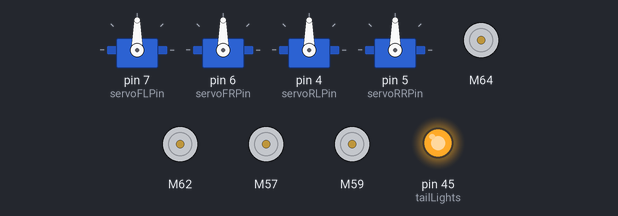
Bench run of a sketch on a simulated Arduino Mega 2560, built with avr-gcc and run on an emulated ATmega2560. Parts: 4 × servo, 4 × DC motor (green arrow = forward, orange = backward, longer = faster), output pins drawn as LEDs (lit = HIGH).

Above: at 0.05 s.
At 17.9 s:
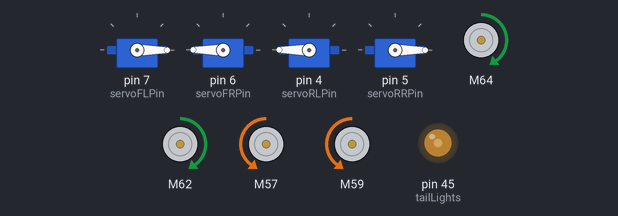
At 26.75 s:
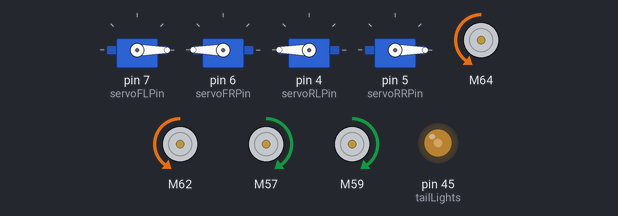
At 31.7 s:
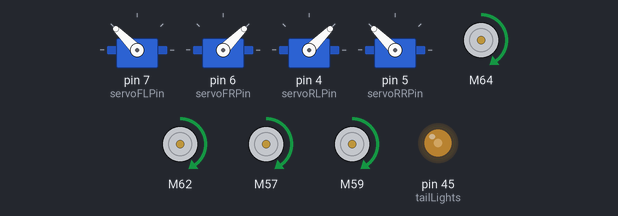
At 36.65 s:
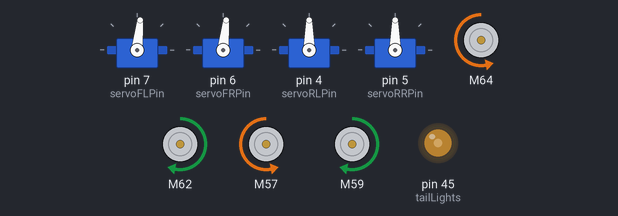
Timing chart, 0 to 47.8 s (numbered marks = the images above):
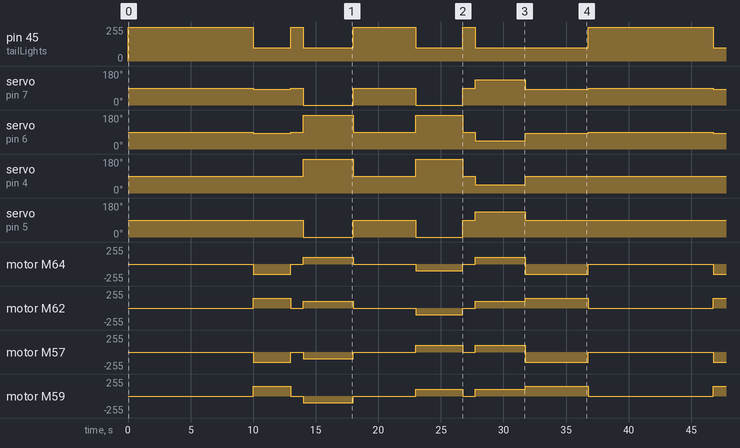

The sketch:

ParallelParking.ino
```cpp
#include <SparkFun_TB6612.h>
#include <Servo.h>

#define FAIN1 A10
#define FBIN1 A8
#define FAIN2 A11
#define FBIN2 A7
#define FPWMA 10
#define FPWMB 11
#define FSTBY A9

#define RAIN1 A5
#define RBIN1 A3
#define RAIN2 A6
#define RBIN2 A2
#define RPWMA 8
#define RPWMB 9
#define RSTBY A4

const int FOffsetA = -1; // Direction offset for A channel
const int FOffsetB = 1; // Direction offset for B channel
const int ROffsetA = 1; // Direction offset for A channel
const int ROffsetB = -1; // Direction offset for B channel
Motor motorFL = Motor(FAIN1, FAIN2, FPWMA, FOffsetA, FSTBY);
Motor motorFR = Motor(FBIN1, FBIN2, FPWMB, FOffsetB, FSTBY);
Motor motorRL = Motor(RBIN1, RBIN2, RPWMB, ROffsetB, RSTBY);
Motor motorRR = Motor(RAIN1, RAIN2, RPWMA, ROffsetA, RSTBY);

int speedValue = 150;

int servoFLPin = 7;
int servoFRPin = 6;
int servoRLPin = 4;
int servoRRPin = 5;

Servo servoFL;
Servo servoFR;
Servo servoRL;
Servo servoRR;

int zeroSteerFL = 90; // Calibrated zero-steer angle
int zeroSteerFR = 90; // Calibrated zero-steer angle
int zeroSteerRL = 90; // Calibrated zero-steer angle
int zeroSteerRR = 90; // Calibrated zero-steer angle

int tailLights = 45;
int headLightsLB = 35;
int headLightsHB = 37;
int reverseIndicators = 43;
int leftIndicators = 39;
int rightIndicators = 41;

void setup()
{
  Serial.begin(115200); // Initialize the serial port
  servoFL.write(zeroSteerFL); // Initialize servo on power-up to zero-steer angle
  servoFR.write(zeroSteerFR); // Initialize servo on power-up to zero-steer angle
  servoRL.write(zeroSteerRL); // Initialize servo on power-up to zero-steer angle
  servoRR.write(zeroSteerRR); // Initialize servo on power-up to zero-steer angle
  servoFL.attach(servoFLPin); // Initialize the steering actuator
  servoFR.attach(servoFRPin); // Initialize the steering actuator
  servoRL.attach(servoRLPin); // Initialize the steering actuator
  servoRR.attach(servoRRPin); // Initialize the steering actuator
}

void loop()
{
  // Initialize
  brake(motorFL, motorFR);
  brake(motorRL, motorRR);
  servoFL.write(zeroSteerFL);
  servoFR.write(zeroSteerFR);
  servoRL.write(zeroSteerRL);
  servoRR.write(zeroSteerRR);
  analogWrite(tailLights, 255);
  delay(10000);

  // Move straight
  forward(motorFL, motorFR, 150);
  forward(motorRL, motorRR, 150);
  servoFL.write(zeroSteerFL-6);
  servoFR.write(zeroSteerFR-6);
  servoRL.write(zeroSteerRL);
  servoRR.write(zeroSteerRR);
  digitalWrite(headLightsLB, 1);
  digitalWrite(headLightsHB, 1);
  analogWrite(tailLights, 100);
  delay(3000);

  // Stop
  brake(motorFL, motorFR);
  brake(motorRL, motorRR);
  servoFL.write(zeroSteerFL);
  servoFR.write(zeroSteerFR);
  servoRL.write(zeroSteerRL);
  servoRR.write(zeroSteerRR);
  digitalWrite(headLightsLB, 1);
  digitalWrite(headLightsHB, 1);
  analogWrite(tailLights, 255);
  delay(1000);

  // Parallel park using crab-walk steering
  forward(motorFR, motorRL, 100);
  forward(motorFL, motorRR, -100);
  servoFL.write(zeroSteerFL-90);
  servoFR.write(zeroSteerFR+90);
  servoRL.write(zeroSteerRL+90);
  servoRR.write(zeroSteerRR-90);
  digitalWrite(headLightsLB, 1);
  digitalWrite(headLightsHB, 1);
  analogWrite(tailLights, 100);
  delay(4000);

  // Parking delay
  brake(motorFL, motorFR);
  brake(motorRL, motorRR);
  servoFL.write(zeroSteerFL);
  servoFR.write(zeroSteerFR);
  servoRL.write(zeroSteerRL);
  servoRR.write(zeroSteerRR);
  digitalWrite(headLightsLB, 0);
  digitalWrite(headLightsHB, 0);
  analogWrite(tailLights, 255);
  delay(5000);

  // Exit parking using crab-walk steering
  forward(motorFR, motorRL, -100);
  forward(motorFL, motorRR, 100);
  servoFL.write(zeroSteerFL-90);
  servoFR.write(zeroSteerFR+90);
  servoRL.write(zeroSteerRL+90);
  servoRR.write(zeroSteerRR-90);
  digitalWrite(headLightsLB, 1);
  digitalWrite(headLightsHB, 1);
  analogWrite(tailLights, 100);
  delay(3750);

  // Stop
  brake(motorFL, motorFR);
  brake(motorRL, motorRR);
  servoFL.write(zeroSteerFL);
  servoFR.write(zeroSteerFR);
  servoRL.write(zeroSteerRL);
  servoRR.write(zeroSteerRR);
  digitalWrite(headLightsLB, 1);
  digitalWrite(headLightsHB, 1);
  analogWrite(tailLights, 255);
  delay(1000);

  // Rotate in-place using oblique steering
  forward(motorFL, motorRL, -100);
  forward(motorFR, motorRR, 100);
  servoFL.write(zeroSteerFL+45);
  servoFR.write(zeroSteerFR-45);
  servoRL.write(zeroSteerRL-45);
  servoRR.write(zeroSteerRR+45);
  digitalWrite(headLightsLB, 1);
  digitalWrite(headLightsHB, 1);
  analogWrite(tailLights, 100);
  delay(4000);

  // Move straight
  forward(motorFL, motorFR, 150);
  forward(motorRL, motorRR, 150);
  servoFL.write(zeroSteerFL-6);
  servoFR.write(zeroSteerFR-6);
  servoRL.write(zeroSteerRL);
  servoRR.write(zeroSteerRR);
  digitalWrite(headLightsLB, 1);
  digitalWrite(headLightsHB, 1);
  analogWrite(tailLights, 100);
  delay(5000);
}
```

Measured:
- by itself, servo on pin 4 (servoRLPin): repeats every 36.8 s: 90° 5.0 s, 180° 3.8 s, 90° 1.0 s, 45° 4.0 s, 90° 19.0 s, 180° 4.0 s
- by itself, servo on pin 5 (servoRRPin): repeats every 36.8 s: 90° 5.0 s, 0° 3.8 s, 90° 1.0 s, 135° 4.0 s, 90° 19.0 s, 0° 4.0 s
- by itself, servo on pin 7 (servoFLPin): repeats every 36.8 s: 90° 1.0 s, 0° 4.0 s, 90° 5.0 s, 0° 3.8 s, 90° 1.0 s, 135° 4.0 s, 84° 5.0 s, 90° 10.0 s, 84° 3.0 s
- by itself, servo on pin 6 (servoFRPin): repeats every 36.8 s: 90° 1.0 s, 180° 4.0 s, 90° 5.0 s, 180° 3.8 s, 90° 1.0 s, 45° 4.0 s, 84° 5.0 s, 90° 10.0 s, 84° 3.0 s
